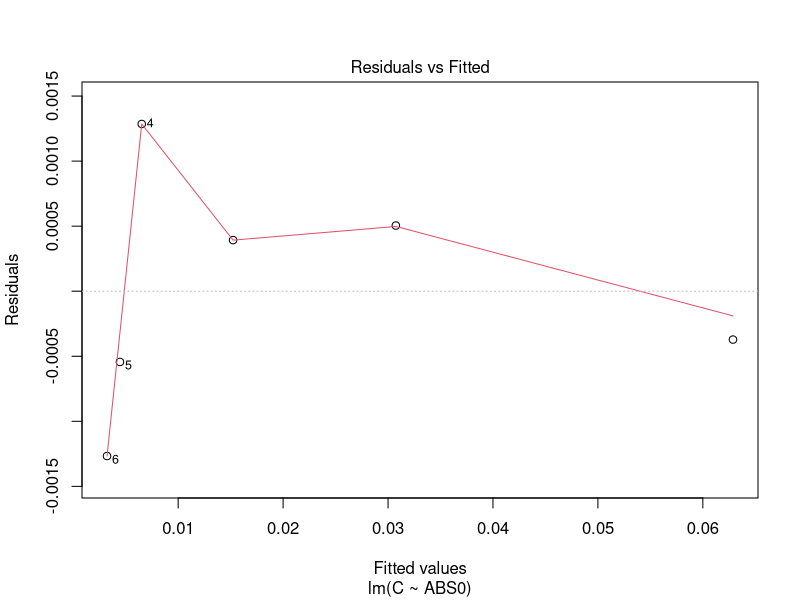
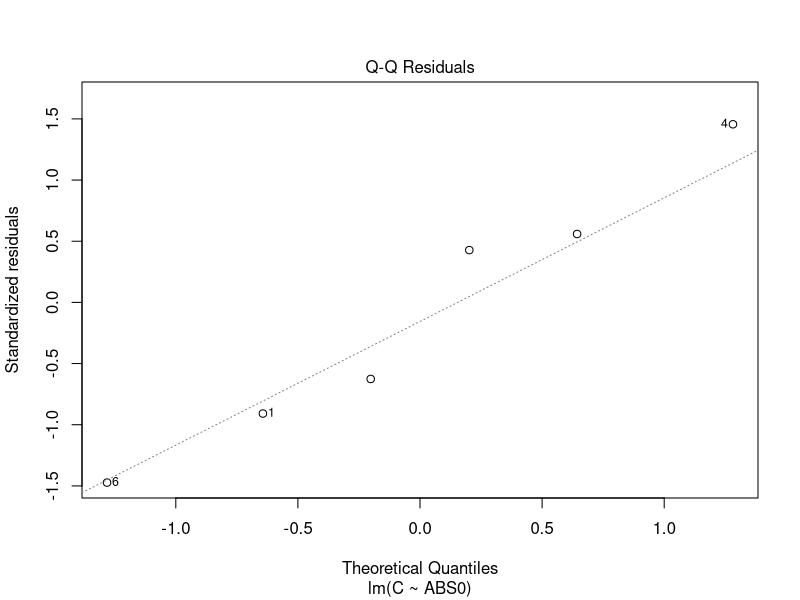
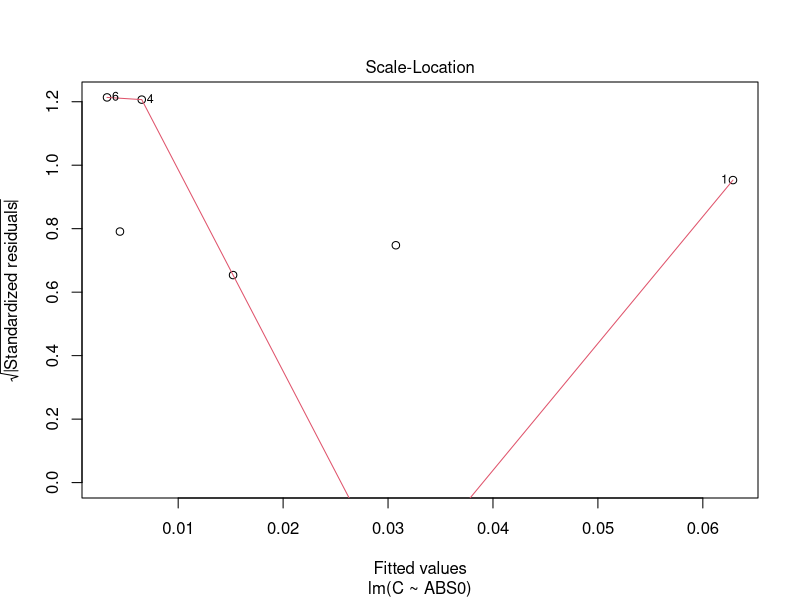
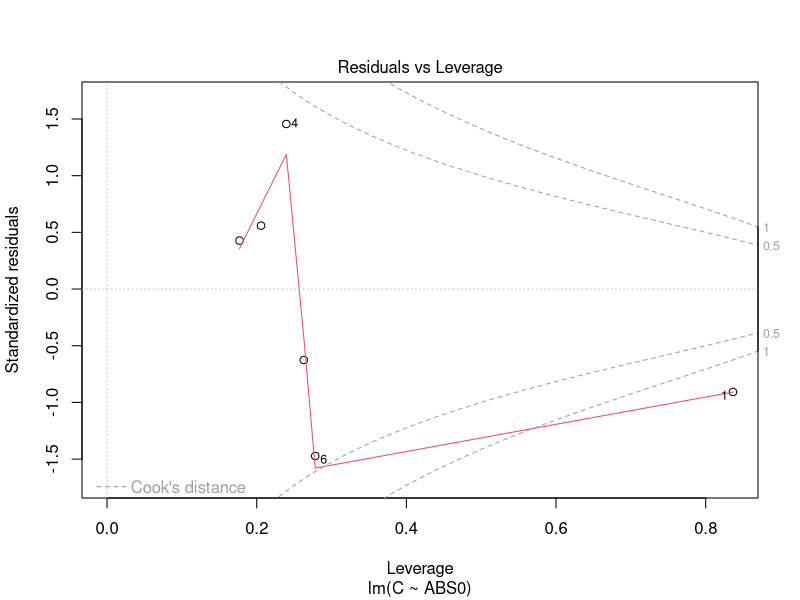
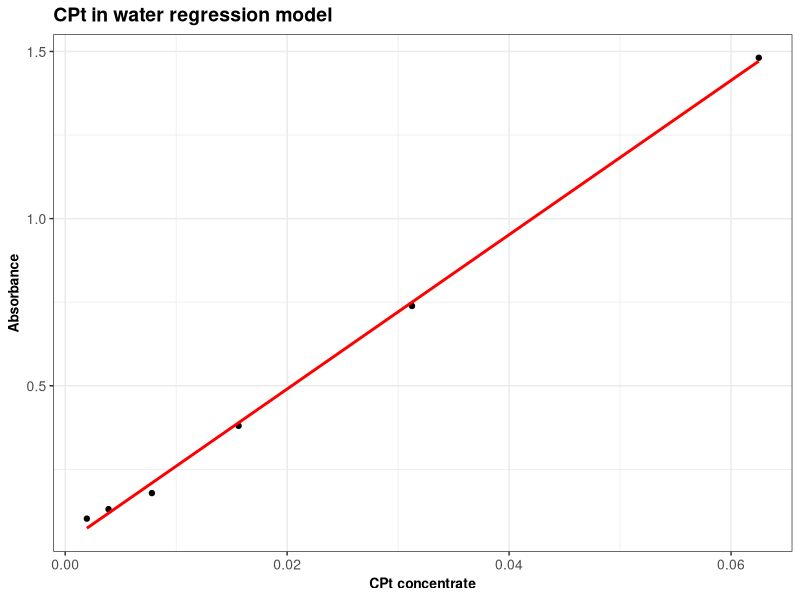
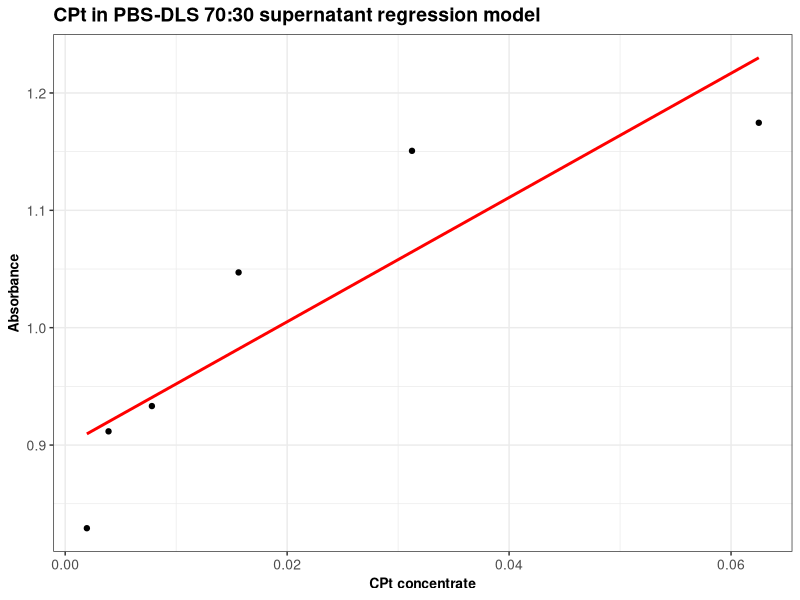

R code for these plots, in order: (Note: this script raises an error after producing the figures.)
library(tidyverse)
library(readxl)

data <- read_xlsx("release xlsx/regresja.xlsx")


model0 <- lm(formula = C~ABS0, data = data)
summary(model0)
plot(model0)

model73 <- lm(formula = C~ABS73, data = data)
summary(model73)

model55 <- lm(formula = C~ABS55, data = data)
summary(model55)


plot0 <- ggplot(data, aes(x = C, y = ABS0))+
  geom_point() +
  stat_smooth(method = "lm", col = "red", se = F) +
  xlab("CPt concentrate") +
  ylab("Absorbance") +
  ggtitle("CPt in water regression model") +
  theme_bw() +
  theme(axis.text.x = element_text(size = 10), axis.title.x = element_text(size = 10, face = "bold"),
        axis.text.y = element_text(size = 10), axis.title.y = element_text(size = 10, face = "bold"),
        plot.title = element_text(size = 14, face = "bold"))
  

ggsave(filename = "figures/regresja/plot0.png", width = 15, height = 10, scale = 0.5, dpi = 600)
dev.off()

plot73 <- ggplot(data, aes(x = C, y = ABS73))+
  geom_point() +
  stat_smooth(method = "lm", col = "red", se = F) +
  xlab("CPt concentrate") +
  ylab("Absorbance") +
  ggtitle("CPt in PBS-DLS 70:30 supernatant regression model") +
  theme_bw() +
  theme(axis.text.x = element_text(size = 10), axis.title.x = element_text(size = 10, face = "bold"),
        axis.text.y = element_text(size = 10), axis.title.y = element_text(size = 10, face = "bold"),
        plot.title = element_text(size = 14, face = "bold"))

ggsave(filename = "figures/regresja/plot73.png", width = 15, height = 10, scale = 0.5, dpi = 600)
dev.off()

Plot55 <- ggplot(data, aes(x = C, y = ABS55))+
  geom_point() +
  stat_smooth(method = "lm", col = "red", se = F) +
  xlab("CPt concentrate") +
  ylab("Absorbance") +
  ggtitle("CPt in PBS-DLS 50:50 supernatant regression model") +
  theme_bw() +
  theme(axis.text.x = element_text(size = 10), axis.title.x = element_text(size = 10, face = "bold"),
        axis.text.y = element_text(size = 10), axis.title.y = element_text(size = 10, face = "bold"),
        plot.title = element_text(size = 14, face = "bold"))

ggsave(filename = "figures/regresja/plot55.png", width = 15, height = 10, scale = 0.5, dpi = 600)
dev.off()

data1 <- read_xlsx("release xlsx/regresion formula.xlsx")



extraction <- ggplot(data = data1) + 
  geom_line(aes(x = Day, y = extABS73, color='70:30')) +
  geom_line(aes(x = Day, y = extABS55, color='50:50')) +
  geom_point(aes(x = Day, y = extABS73, color='70:30'), size = 3)+
  geom_point(aes(x = Day, y = extABS55, color='50:50'), size =3) +
  ggtitle("Profil uwalniania leku dla PBS-DLS") +
  labs(color = "Polimer") + 
  xlim(0,40) +
  xlab("Czas [dni]")+
  ylab("Uwolniony lek [%]") +
  theme_bw() +
  theme(axis.text.x = element_text(size = 10), axis.title.x = element_text(size = 10, face = "bold"),
        axis.text.y = element_text(size = 10), axis.title.y = element_text(size = 10, face = "bold"),
        plot.title = element_text(size = 14, face = "bold"))
 
  
ggsave(filename = "figures/regresja/comparePBSDLS.png", width = 15, height = 10, scale = 0.5, dpi = 600)
dev.off()

extraction 

data2 <- data1 %>% 
  select(rpm, proc, labels)

data2 <- drop_na(data2)


ggplot(data = data2, aes(x = rpm, y = proc, fill = labels, na.rm = T))+ 
  geom_bar(stat = "identity", position = "dodge", na.rm = T) +
  ggtitle("Ilość zenkapsulowanego leku dla PBS-DLS") +
  xlab("rpm")+
  ylab("Zenkapsulowany lek [%]") +
  scale_fill_discrete(name = "Polimer") +
  theme_bw() +
  theme(axis.text.x = element_text(size = 10), axis.title.x = element_text(size = 10, face = "bold"),
        axis.text.y = element_text(size = 10), axis.title.y = element_text(size = 10, face = "bold"),
        plot.title = element_text(size = 14, face = "bold"))
 
  
ggsave(filename = "figures/regresja/compareRPM.png", width = 15, height = 10, scale = 0.5, dpi = 600)
dev.off()


# Statystyka porównawcza dla uwalniania
stdat <- data1 %>% 
  select(Day, extABS73, extABS55)

drop_na(stdat)

stat <- kruskal.test(stdat$extABS73~stdat$extABS55)

